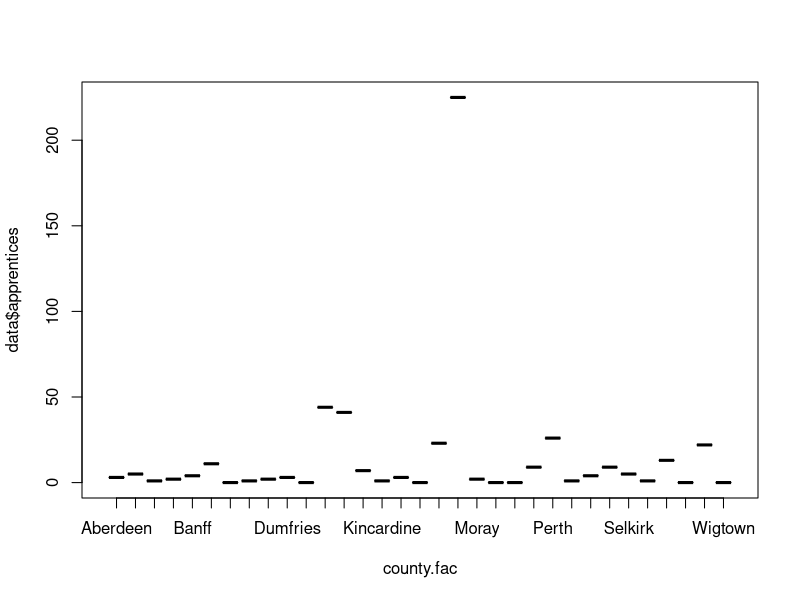
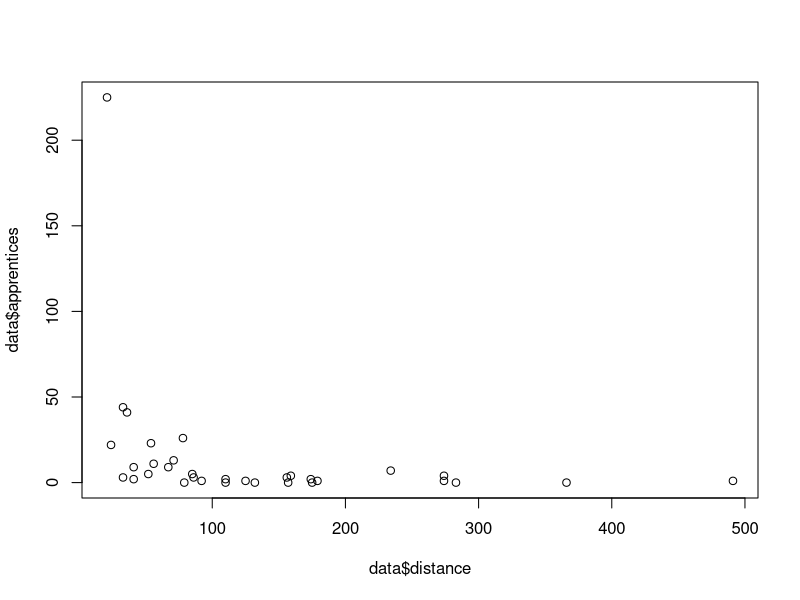
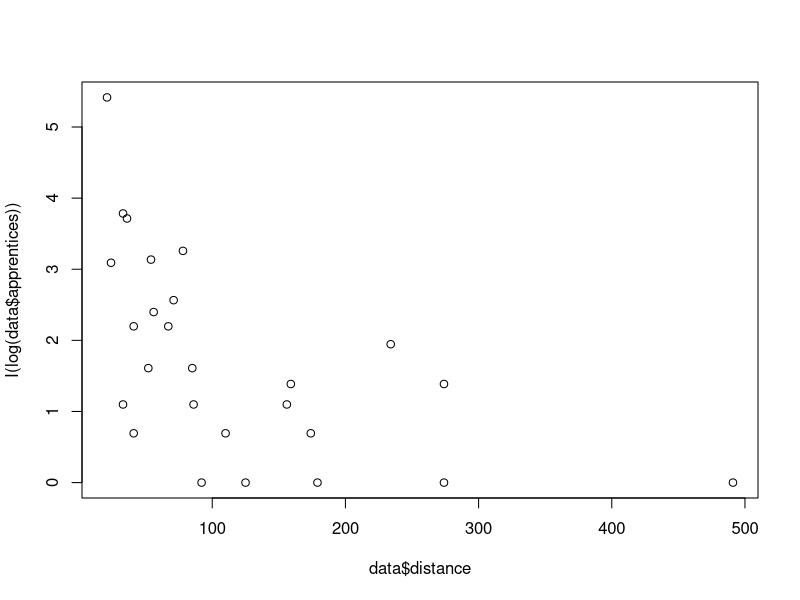
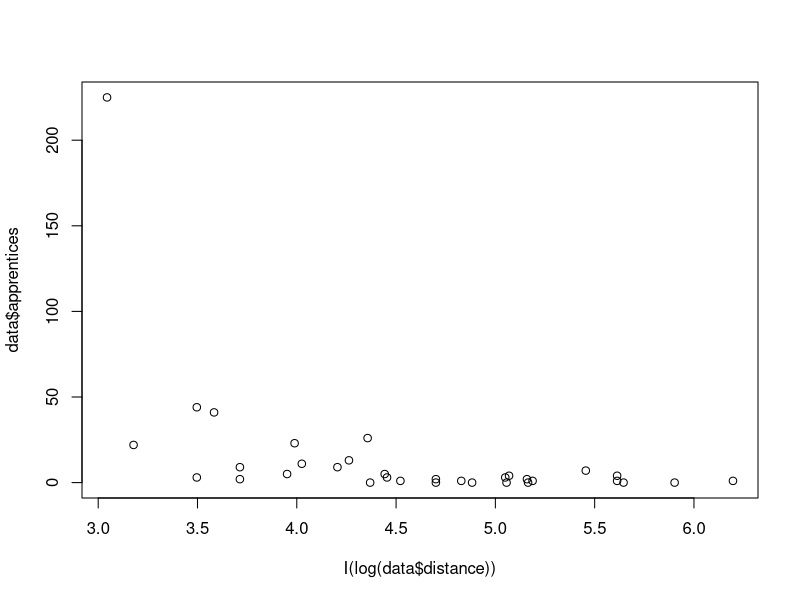
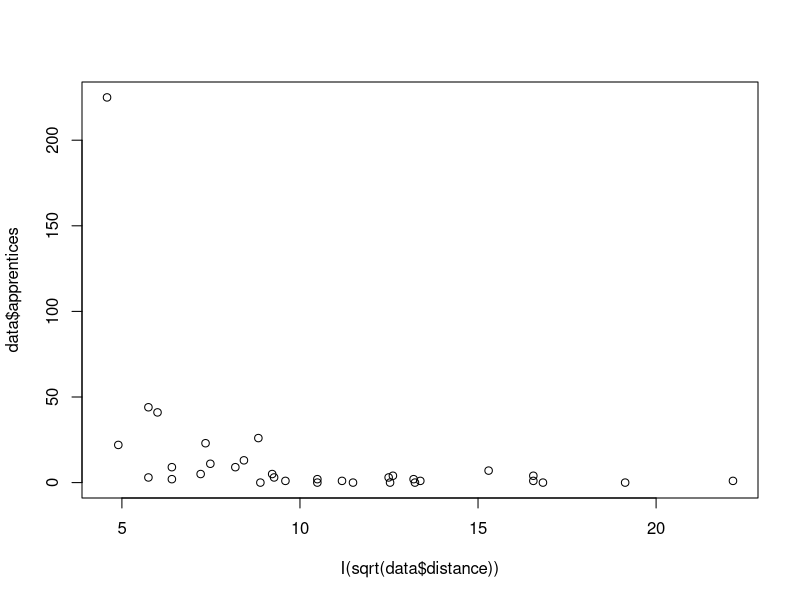
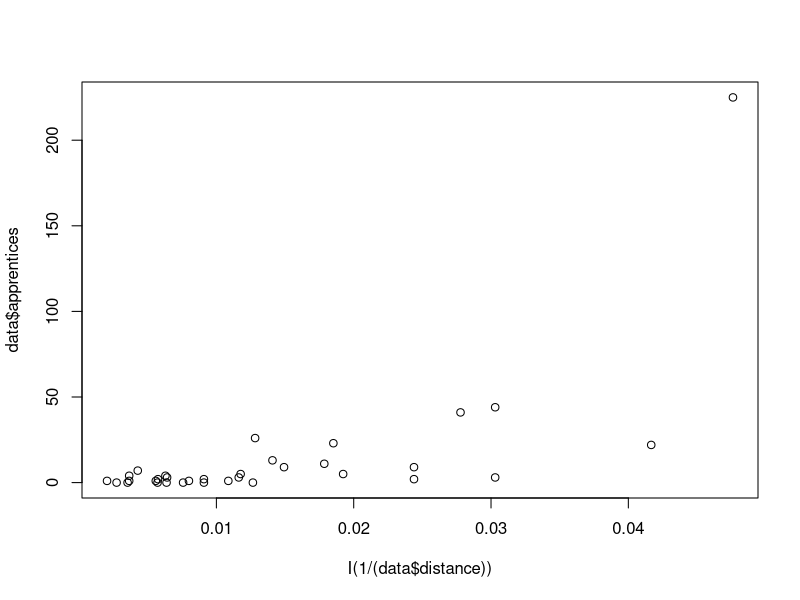
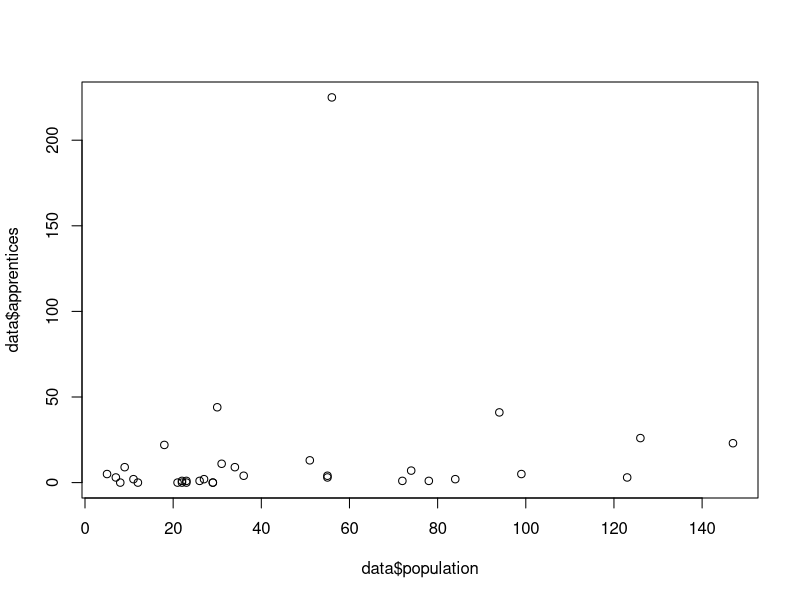
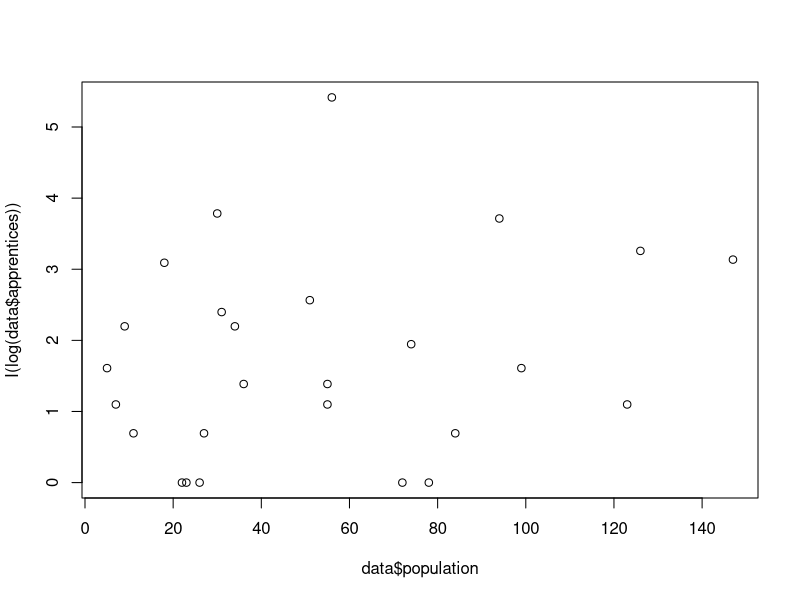

Recreate these plots in R, in order.
# The code for the apprentice dataset 

# Set the working directory (Set your own)
setwd("~/MVE190_Data_Management/git_folder_mve190_project/MVE190_Project")

# Load libraries
library(MASS)
library(vioplot)
library(AER)

# Read the .txt file with the apprentice data
apprentice <- read.table('apprentice.txt', sep='\t')

# Set column names and call dataset "data"
data.0 <- setNames(apprentice, c("county",
                               "distance",
                               "apprentices",
                               "population",
                               "urbanization",
                               "direction"))
# Explanation of variables 

# • county: name of the county
# • distance: distance of the county in km (using some hypothetical centroid in
#   the county) from Edinburgh
# • apprentices: number of apprentices for the given county who moved to Edinburgh.
# • population: county population in thousands;
# • urbanization: percentage of county urbanization (that is percentage of 
#   county population living in urban settlements);
# • direction: (categorical) direction of the county compared to Edinburgh, 
#   1=North, 2=West, 3=South (I guess East is not considered since Edinburgh is 
#   on the east coast). Use North as baseline.

# Change names of levels of the categorical variable direction
direction <- factor(data.0$direction, labels = c("North", "West", "South"))

# Replace the old direction variable 
data <- data.frame(data.0[,1:5])
data$direction <- direction

#### Get overview of data ####
# County
county.fac <- as.factor(data$county)
plot(data$apprentices ~ county.fac)

# distance
plot(data$apprentices ~ data$distance)
plot(I(log(data$apprentices)) ~ data$distance)
plot(data$apprentices ~ I(log(data$distance)))
plot(data$apprentices ~ I(sqrt(data$distance)))
plot(data$apprentices ~ I(1/(data$distance)))

# population
plot(data$apprentices ~ data$population)
plot(I(log(data$apprentices)) ~ data$population)
plot(I(log(data$apprentices)) ~ I(log(data$population)))
plot(data$apprentices ~ I(log(data$population)))
plot(data$apprentices ~ I(sqrt(data$population)))
plot(data$apprentices ~ I(1/(data$population)))

# urbanization
plot(data$apprentices ~ data$urbanization)
plot(I(log(data$apprentices)) ~ data$urbanization)
plot(data$apprentices ~ I(log(data$urbanization)))
plot(data$apprentices ~ I(sqrt(data$urbanization)))
plot(data$apprentices ~ I(1/(data$urbanization)))

# Direction
plot(data$apprentices ~ data$direction)
plot(I(log(data$apprentices)) ~ data$direction)
vioplot(data$apprentices ~ data$direction, 
        col = "turquoise3",
        cex = 1.1,
        cex.axis = 1.3,
        cex.main = 1.5,
        cex.lab = 2,
        xlab = "Direction",
        ylab = "Nr. Apprentices",
        main = "Distribution of Apprentices w.r.t Directions from Edinburgh",)

# Apply transformation to the variables population and distance to get similar 
# scale, then add to data.frame
data$population.t <- log(data$population)
data$distance.t <- log(data$distance)

# Print data to check
data

########################################################################
#######################NPoisson Regression #############################

# Attach the data frame
attach(data)

#### Try different poisson models ####

# Larger model
p.model.a <-
  glm(apprentices ~ urbanization + direction + population.t + distance.t,
      family = "poisson")
summary(p.model.a)

# Test interaction effects
p.model.b <-
  #glm(apprentices ~ urbanization + direction + population.t + distance.t + population.t* distance.t,
      #family = "poisson")
    # glm(apprentices ~ urbanization + direction + population.t + distance.t + distance.t* direction,
    # family = "poisson")
  # glm(apprentices ~ urbanization + direction + population.t + distance.t + distance.t* urbanization,
  #     family = "poisson")
  # glm(apprentices ~ urbanization + direction + population.t + distance.t + population.t* direction,
  #     family = "poisson")
   glm(apprentices ~ urbanization + direction + population.t + distance.t + population.t* urbanization,
       family = "poisson")

summary(p.model.b)

# Remove urbanization
p.model.c <-
  glm(apprentices ~  direction + population.t + distance.t,
      family = "poisson")
summary(p.model.c)

# Remove direction
p.model.d <-
  glm(apprentices ~ urbanization + population.t + distance.t,
      family = "poisson")
summary(p.model.d)

# Remove population
p.model.e <-
  glm(apprentices ~ urbanization + direction  + distance.t,
      family = "poisson")
summary(p.model.e)

# Remove distance
p.model.f <-
  glm(apprentices ~ urbanization + direction + population.t ,
      family = "poisson")
summary(p.model.f)

# Urbanization and direction appear to be the least significant 
# Try a model without them
p.model.g <- glm(apprentices ~ population.t + distance.t, family = "poisson")
summary(p.model.g)

# Remove everything except distance
p.model.h <- glm(apprentices ~ distance.t, family = "poisson")
summary(p.model.h)

# Likelihood-ratio tests for deciding if direction and urbanization 
# should be in model. 

# The chi squared statistics for p = 0.05 and 1 or 2 degrees of freedom
chi.square.stat.1 <- qchisq(0.95, 1)
chi.square.stat.2 <- qchisq(0.95, 2)

# Full model: apprentices ~ urbanization + direction + population.t + distance.t
# First reduced model: apprentices ~  direction + population.t + distance.t
if (anova(p.model.c, p.model.a)[2, 4] > chi.square.stat.1) {
  sprintf("Reject H0 -> go for larger model")
} else {
  sprintf("Accept H0 -> go for smaller model")
}

# Second reduced model: apprentices ~ urbanization + population.t + distance.t
if (anova(p.model.d, p.model.a)[2, 4] > chi.square.stat.1) {
  sprintf("Reject H0 -> go for larger model")
} else {
  sprintf("Accept H0 -> go for smaller model")
}

# Third reduced model: apprentices ~ population.t + distance.t
if (anova(p.model.g, p.model.a)[2, 4] > chi.square.stat.2) {
  sprintf("Reject H0 -> go for larger model")
} else {
  sprintf("Accept H0 -> go for smaller model")
}

# Now test the third reduced model against the larger first reduced model
if (anova(p.model.g, p.model.c)[2, 4] > chi.square.stat.1) {
  sprintf("Reject H0 -> go for larger model")
} else {
  sprintf("Accept H0 -> go for smaller model")
}

# Test the third reduced model against the larger second reduced model
if (anova(p.model.g, p.model.d)[2, 4] > chi.square.stat.1) {
  sprintf("Reject H0 -> go for larger model")
} else {
  sprintf("Accept H0 -> go for smaller model")
}

# Conclusion of likelihood-ratio tests is that the full model (urbanization,
# direction, population.t and distance.t covariates) should be used. 
# Rename the full model to p.model (p for Poisson) 
p.model <- p.model.a

# To check if the assumption for the Poisson distribution is satisfied do a
# dispersion test. If alternative hypothesis is true the poisson 
# distribution is not likely
dispersiontest(p.model, alternative="two.sided")

# The covariance matrix for the parameters
p.cov.mat <- summary(p.model)$cov.unscaled

# The standard errors of Poisson model
p.SE.b0 <- sqrt(p.cov.mat[1,1]) 
p.SE.b1 <- sqrt(p.cov.mat[2,2]) 
p.SE.b2 <- sqrt(p.cov.mat[3,3]) 
p.SE.b3 <- sqrt(p.cov.mat[4,4]) 
p.SE.b4 <- sqrt(p.cov.mat[5,5]) 
p.SE.b5 <- sqrt(p.cov.mat[6,6]) 

# 95% Confidence interval for parameters
confint.default(p.model)

# Estimate of the linear predictor
p.Xb.hat <- predict(p.model, se.fit = T)

# Estimated response (mu_i) (same as mu_hat <- exp(Xb_hat$fit))
p.mu.hat <- predict(p.model, type = "response")

# 95% confidence interval for linear predictor X_i*b
# (se.fit is the standard error of eta)
p.ciXb.low <- p.Xb.hat$fit + qnorm(0.05/2) * p.Xb.hat$se.fit
p.ciXb.high <- p.Xb.hat$fit - qnorm(0.05/2) * p.Xb.hat$se.fit

# Exponentiatiate to get the interval for mu_i
p.cimu.low <- exp(p.ciXb.low)
p.cimu.high <- exp(p.ciXb.high)

# Influence measure
p.influence <- influence(p.model)

# Pearson's residuals
p.pearsons.r <- p.influence$pear.res

# Standardized Pearson's residuals
p.pearsons.r.std <- p.pearsons.r/ sqrt(1 - p.influence$hat)

# Multiple comparisons correction for number of observations

# Number of observations
n <- length(apprentices)

# Significance level
alpha <- 0.05

# Significance level corrected for number of observations
alpha.cor <- alpha / n

# Find the cut-offs using the quantile function
z <- qnorm(alpha.cor / 2)

# Plot Standardized Pearson's residuals for poisson model
plot(p.pearsons.r.std, 
     xlab = "Observation i", 
     ylab = expression(r[i]), 
     ylim = c(-5, 5),
     main = "Std. Pearson Residuals for Poisson Model",
     sub = "apprentices ~ urbanization + direction + log(population) + log(distance)",
     cex = 1.3,
     cex.lab = 1.3,
     cex.main = 1.5,
     pch=21,
     bg = 1)
abline(h = 0,
       lwd = 2)
abline(h = -z,
       col = "red3",
       lwd = 2)
abline(h = z, 
       col = "red3",
       lwd = 2)

# Cook's distance
p.c.d <- cooks.distance(p.model)

# Plot the Cook's distance
plot(p.c.d, 
     xlab = "Observation i", 
     ylab = "D",
     main = "Cook's distance for Poisson Model",
     sub = "apprentices ~ urbanization + direction + log(population) + log(distance)",
     cex = 1.3,
     cex.lab = 1.3,
     cex.main = 1.5,
     pch=21,
     bg = 1)

########################################################################
################## Negative Binomial Regression ########################
attach(data)

#### Try different NB models (same order as for Poisson to be able to compare)
# Larger model
nb.model.a <-
  glm.nb(apprentices ~ urbanization + direction + population.t + distance.t)
summary(nb.model.a)

# Test interaction effects
nb.model.b <-
  #glm.nb(apprentices ~ urbanization + direction + population.t + distance.t + population.t* distance.t)
  # glm.nb(apprentices ~ urbanization + direction + population.t + distance.t + distance.t* direction)
  # glm.nb(apprentices ~ urbanization + direction + population.t + distance.t + distance.t* urbanization)
  # glm.nb(apprentices ~ urbanization + direction + population.t + distance.t + population.t* direction)
  glm.nb(apprentices ~ urbanization + direction + population.t + distance.t + population.t* urbanization)

summary(nb.model.b)

# Remove urbanization
nb.model.c <- glm.nb(apprentices ~  direction + population.t + distance.t)
summary(nb.model.c)

# Remove direction
nb.model.d <- glm.nb(apprentices ~ urbanization + population.t + distance.t)
summary(nb.model.d)

# Remove population
nb.model.e <- glm.nb(apprentices ~ urbanization + direction  + distance.t)
summary(nb.model.e)

# Remove distance
nb.model.f <- glm.nb(apprentices ~ urbanization + direction + population.t)
summary(nb.model.f)

# Urbanization and direction appear to be the least significant 
# Try a model without them
nb.model.g <- glm.nb(apprentices ~ population.t + distance.t)
summary(nb.model.g)

# The distance appears to be most significant 
nb.model.h <- glm.nb(apprentices ~ distance.t)
summary(nb.model.h)

### Likelihood-ratio tests for deciding if direction, urbanization or 
# population.t should be in model. 

# The chi squared statistics for p = 0.05 and 1, 2 or 3 degrees of freedom
chi.square.stat.1 <- qchisq(0.95, 1)
chi.square.stat.2 <- qchisq(0.95, 2)
chi.square.stat.3 <- qchisq(0.95, 3)

# Full model: apprentices ~ urbanization + direction + population.t + distance.t
# Reduced model: apprentices ~  direction + population.t + distance.t
if (anova(nb.model.c, nb.model.a)[2, 7] > chi.square.stat.1) {
  sprintf("Reject H0 -> go for larger model")
} else {
  sprintf("Accept H0 -> go for smaller model")
}

# Full model: apprentices ~ urbanization + direction + population.t + distance.t
# Reduced model: apprentices ~ urbanization + population.t + distance.t
if (anova(nb.model.d, nb.model.a)[2, 7] > chi.square.stat.1) {
  sprintf("Reject H0 -> go for larger model")
} else {
  sprintf("Accept H0 -> go for smaller model")
}

# Full model: apprentices ~ urbanization + direction + population.t + distance.t
# Reduced model: apprentices ~ population.t + distance.t
if (anova(nb.model.g, nb.model.a)[2, 7] > chi.square.stat.2) {
  sprintf("Reject H0 -> go for larger model")
} else {
  sprintf("Accept H0 -> go for smaller model")
}

# Full model: apprentices ~ urbanization + direction + population.t + distance.t
# Reduced model: apprentices ~  distance.t
if (anova(nb.model.h, nb.model.a)[2, 7] > chi.square.stat.3) {
  sprintf("Reject H0 -> go for larger model")
} else {
  sprintf("Accept H0 -> go for smaller model")
}

# Full model: apprentices ~  direction + population.t + distance.t
# Reduced model: apprentices ~ population.t + distance.t
if (anova(nb.model.g, nb.model.c)[2, 7] > chi.square.stat.1) {
  sprintf("Reject H0 -> go for larger model")
} else {
  sprintf("Accept H0 -> go for smaller model")
}

# Full model: apprentices ~ urbanization + population.t + distance.t
# Reduced model: apprentices ~ population.t + distance.t
if (anova(nb.model.g, nb.model.d)[2, 7] > chi.square.stat.1) {
  sprintf("Reject H0 -> go for larger model")
} else {
  sprintf("Accept H0 -> go for smaller model")
}

# Full model: apprentices ~ population.t + distance.t
# Reduced model: apprentices ~ distance.t
if (anova(nb.model.h, nb.model.g)[2, 7] > chi.square.stat.1) {
  sprintf("Reject H0 -> go for larger model")
} else {
  sprintf("Accept H0 -> go for smaller model")
}

# Conclusion of likelihood-ratio tests is that either 
# apprentices ~ urbanization + population.t + distance.t
# or 
# apprentices ~ direction + population.t + distance.t
# is best. The model with urbanization has a lower LR statistic which indicates
# that less unexplained variance (?) is gained reducing from full model to that 
# one with direction. So go with 
# apprentices ~ urbanization + population.t + distance.t

# Rename the chosen model to nb.model (p for Poisson) 
nb.model <- nb.model.d

# The covariance matrix for the parameters
nb.cov.mat <- summary(nb.model)$cov.unscaled

# The standard errors of Poisson model
nb.SE.b0 <- sqrt(nb.cov.mat[1,1]) 
nb.SE.b1 <- sqrt(nb.cov.mat[2,2]) 
nb.SE.b2 <- sqrt(nb.cov.mat[3,3]) 
nb.SE.b3 <- sqrt(nb.cov.mat[4,4]) 

# 95% Confidence interval for parameters
confint.default(nb.model)

# Estimate of the linear predictor
nb.Xb.hat <- predict(nb.model, se.fit = T)

# Estimated response (mu_i) (same as mu_hat <- exp(Xb_hat$fit))
nb.mu.hat <- predict(nb.model, type = "response")

# 95% confidence interval for linear predictor X_i*b
# (se.fit is the standard error of eta)
nb.ciXb.low <- nb.Xb.hat$fit + qnorm(0.05/2) * nb.Xb.hat$se.fit
nb.ciXb.high <- nb.Xb.hat$fit - qnorm(0.05/2) * nb.Xb.hat$se.fit

# Exponentiatiate to get the interval for mu_i
nb.cimu.low <- exp(nb.ciXb.low)
nb.cimu.high <- exp(nb.ciXb.high)

# Influence measure
nb.influence <- influence(nb.model)

# Pearson's residuals
nb.pearsons.r <- nb.influence$pear.res

# Standardized Pearson's residuals
nb.pearsons.r.std <- nb.pearsons.r/ sqrt(1 - nb.influence$hat)

# Multiple comparisons correction for number of observations

# Number of observations
n <- length(apprentices)

# Significance level
alpha <- 0.05

# Significance level corrected for number of observations
alpha.cor <- alpha / n

# Find the cut-offs using the quantile function
z <- qnorm(alpha.cor / 2)

# Plot Standardized Pearson's residuals for NB model
plot(nb.pearsons.r.std, 
     xlab = "Observation i", 
     ylab = expression(r[i]), 
     ylim = c(-5, 5),
     main = "Std. Pearson Residuals for Negative Binomial Model 1",
     sub = "apprentices ~ urbanization + log(population) + log(distance)",
     cex = 1.3,
     cex.lab = 1.3,
     cex.main = 1.5,
     pch=21,
     bg = 1)
abline(h = 0,
       lwd = 2)
abline(h = -z,
       col = "red3",
       lwd = 2)
abline(h = z, 
       col = "red3",
       lwd = 2)

# Cook's distance
nb.c.d <- cooks.distance(nb.model)

# Plot the Cook's distance
plot(nb.c.d, 
     xlab = "Observation i", 
     ylab = "D",
     main = "Cook's Distance for Negative Binomial Model",
     sub = "apprentices ~ urbanization + log(population) + log(distance)",
     cex = 1.3,
     cex.lab = 1.3,
     cex.main = 1.5,
     pch=21,
     bg = 1)
text(x = c(8, 9, 28, 29),
     y = c(0.20, 0.10, 0.20, 0.10),
     labels= c("Selkirk", "Lanark", "Inverness", "Ross"),
     pos = 4)
text(x = c(1, 3),
     y = c(0.16, 0.125),
     labels= c("Midlothian", "East Lothian"),
     pos = 4)
symbols(x = c(28, 29),
        y = c(0.208, 0.11),
        circles = c(0.5, 0.5),
        add = T, 
        inches = F, 
        lwd = 2,
        fg = c("red3", "red3"))

# Influence measure for nb.model.a the model with 
# apprentices ~ urbanization + direction + population.t + distance.t
# which is same as the chosen model for Poisson to be able to compare with each 
# other.
nb.influence.a <- influence(nb.model.a)

# Pearson's residuals
nb.pearsons.r.a <- nb.influence.a$pear.res

# Standardized Pearson's residuals
nb.pearsons.r.std.a <- nb.pearsons.r.a/ sqrt(1 - nb.influence.a$hat)

# Multiple comparisons correction for number of observations

# Plot Standardized Pearson's residuals for NB model
plot(nb.pearsons.r.std.a, 
     xlab = "Observation i", 
     ylab = expression(r[i]), 
     ylim = c(-5, 5),
     main = "Std. Pearson Residuals for Negative Binomial Model 2",
     sub = "apprentices ~ urbanization + direction + log(population) + log(distance)",
     cex = 1.3,
     cex.lab = 1.3,
     cex.main = 1.5,
     pch=21,
     bg = 1)
abline(h = 0,
       lwd = 2)
abline(h = -z,
       col = "red3",
       lwd = 2)
abline(h = z, 
       col = "red3",
       lwd = 2)

################################################################################
###################### Likelihood ratio test ###################################
# Likelihood ratio test for testing the Poisson vs the negative binomial 
# regression model. Since the chosen models for the two distributions have 
# different covariates we test the equivalent models from each distribution but
# also the "best" model from each distribution (!!!check if thid is okay!!!)

# The chi squared statistics for p = 0.05 and 1 or 2 degrees of freedom
chi.square.stat.1 <- qchisq(0.95, 1)
chi.square.stat.2 <- qchisq(0.95, 2)

# Both distributions:
# apprentices ~ urbanization + direction + population.t + distance.t
D.diff.a <- -2 * (logLik(p.model.a)[1] - logLik(nb.model.a)[1])

if (D.diff.a > chi.square.stat.1) {
  sprintf("Reject H0 at 0.05 significance -> go for NB model")
} else {
  sprintf("Accept H0 at 0.05 significance -> go for Poisson model")
}

# Both distributions:
# apprentices ~ urbanization +  population.t + distance.t
D.diff.d <- -2 * (logLik(p.model.d)[1] - logLik(nb.model.d)[1])

if (D.diff.d > chi.square.stat.1) {
  sprintf("Reject H0 at 0.05 significance -> go for NB model")
} else {
  sprintf("Accept H0 at 0.05 significance -> go for Poisson model")
}

# Poisson distribution:
# apprentices ~ urbanization + direction + population.t + distance.t
# Negative binomial distribution:
# apprentices ~ urbanization +  population.t + distance.t
D.diff <- -2 * (logLik(p.model.a)[1] - logLik(nb.model.d)[1])

if (D.diff > chi.square.stat.2) {
  sprintf("Reject H0 at 0.05 significance -> go for NB model")
} else {
  sprintf("Accept H0 at 0.05 significance -> go for Poisson model")
}

# Did you find any influential observation using diagnostics?
